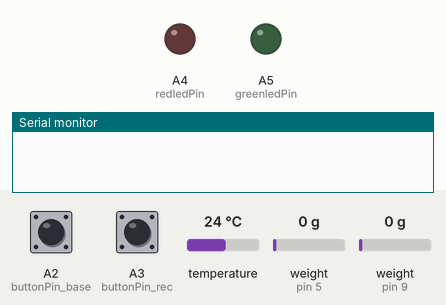
Bench run of a sketch on a simulated Arduino Uno, built with avr-gcc and run on an emulated ATmega328P. Parts: output pins drawn as LEDs (lit = HIGH), the last lines printed to the serial monitor. Dashed ring = blinking. The test bench sets the inputs (shaded band); at power-on: A2 (buttonPin_base) LOW, A3 (buttonPin_rec) LOW, weight on the scale (sensors on pin 5, pin 9) 0 g, temperature 24 °C. The local clock reads 2024-03-15 10:24:30 at power-on unless the sketch sets it; storage starts empty.

Above: at 0.1 s.
At 4.3 s:
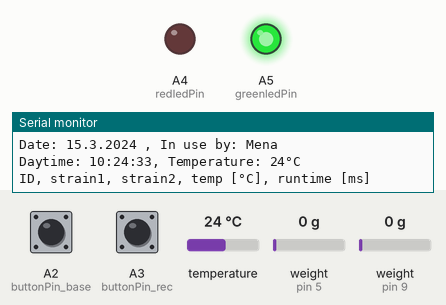
4.4 s: A2 (buttonPin_base) pulled HIGH for 0.25 s
At 7.5 s:
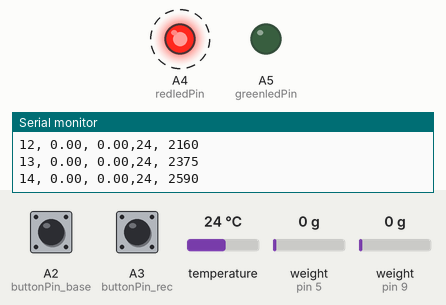
7.6 s: A3 (buttonPin_rec) pulled HIGH for 0.25 s
9.3 s: weight on the scale (sensor on pin 5) set to 100 g
12.3 s: weight on the scale (sensor on pin 9) set to 100 g
15.3 s: A3 (buttonPin_rec) pulled HIGH for 1 s
19.3 s: A3 (buttonPin_rec) pulled HIGH for 3.2 s
Timing chart, 0 to 25.0 s (numbered marks = the images above; inputs shaded):
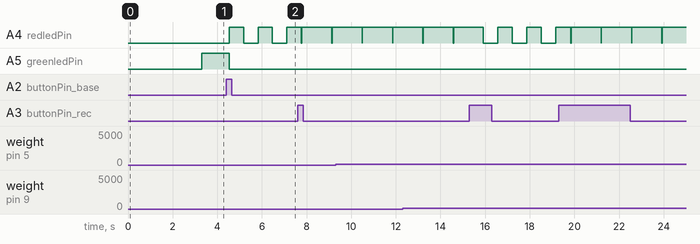

Measured:
- after the input at 4.4 s, A4 (redledPin): alternates HIGH for 0.64 s and LOW for 0.64 s, starting after 0.14 s; A5 (greenledPin): HIGH → LOW after 0.14 s

The sketch:

180220_proto1_pcmode.ino
```cpp
// (licence header left out)
//----------INCLUDING LIBRARIES---------------------------------------------------------------
#include <SPI.h> //lib for serial peripheral interface
#include <SD.h> //lib for sd card
#include <Q2HX711.h> //lib for HX711
#include <Wire.h> //needed for RTC
#include "RTClib.h" //lib for RTC
//#include <dht11.h> //lib for temperature & humidity

//----------DEFINING PINS, VARIABLES & FUNCTIONS-----------------------------------------------
const int chipSelect = 4; //port for sd card

//Variables for hx711 -> 1 LOADCELL AND 1 STRAIN GAUGE IN USE
const int DOUT1 = 5; //strain gauge 1 4A
const int CLK1 = 6; //strain gauge 1 4A

const int DOUT2 = 9; //strain gauge 2 4B
const int CLK2 = 10; //strain gauge 2 4B

//const int DOUT3 = 11; //strain gauge 3 data LOAD CELL
//const int CLK3 = 12; //strain gauge 3 clock LOAD CELL

//const int DOUT4 = A0; //strain gauge 4 data
//const int CLK4 = 13; //strain gauge 4 clock -> to define Pin as input

//Variables for LEDS and Button
const int redledPin = A4; //red led pin (data acquisition on going)
const int greenledPin = A5;//green led pin (no data acquisition,system ready)
const int buttonPin_rec = A3; //button pin for recording
const int buttonPin_base = A2; //button pin for baseline

int buttonPushCounter_rec = 0; // counter for the number of recording button presses
int buttonState_rec = 0; //current recording button state
int lastButtonState_rec = 0; // previous state of the recording button
int buttonPushCounter_base = 0; // counter for the number of baseline button presses
int buttonState_base = 0; //current baseline button state
int lastButtonState_base = 0; // previous state of the baseline button

// Variables for red led blinking
int redledState = LOW;             // ledState used to set the LED
unsigned long previousblinkMillis = 0;        // will store last time LED was updated
const long interval = 500;

long id = 1; //store the id # of our reading

//unsigned long offsettime; //offset from start rectime
unsigned long t0;
unsigned long t;
unsigned long currentmillis;
String filename; // create filename variable for baseline

//#define DHT11_PIN 13 //data pin temperature&humidity

//Functions for hx711
Q2HX711 strain1(DOUT1,CLK1); //strain gauge 1
Q2HX711 strain2(DOUT2,CLK2); //strain gauge 2
//Q2HX711 strain3(DOUT3,CLK3); //strain gauge 3
//Q2HX711 strain4(DOUT4,CLK4); //strain gauge 4

//Function for RTC with date, time & temperature
RTC_DS3231 rtc;

//Function for DHT11 (temp&hum)
//dht11 DHT;


//----------SETUP LOOP------------------------------------------------------------------------------
void setup() {

  //Serial not needed in battery modus
    Serial.begin(9600); // start serial
    delay(3000); // wait for console opening

  //Temperature sensor not in use at the moment
    //int chk = DHT.read(DHT11_PIN);
    //int temp = DHT.temperature;
    //int humidity = DHT.humidity;

  //Serial not needed in battery modus
    while (!Serial) {
        ; // wait for serial port connection
    }
    Serial.print("Initializing SD card..."); //initializing sd card

  if (!SD.begin(chipSelect)) {
    Serial.println("Card failed"); // sd card not found
       while (1);
   }
  Serial.println("card initialized."); //sd card ok

  if (! rtc.begin()) { //check if RTC available
      Serial.println("Couldn't find RTC"); //errore message if not found
     while (1);
   }

  if (rtc.lostPower()) {
    Serial.println("RTC lost power, lets set the time!"); //error message if no power
    rtc.adjust(DateTime(F(__DATE__), F(__TIME__))); //set time via PC
    // This line sets the RTC with an explicit date & time, for example to set
    // January 21, 2014 at 3am you would call:
    // rtc.adjust(DateTime(2014, 1, 21, 3, 0, 0));

  }

  pinMode(redledPin, OUTPUT); // define redledPin as output for data acquisition
  pinMode(greenledPin,OUTPUT); //define greenledPin as output for system ready
  pinMode(buttonPin_rec, INPUT); // define buttonPin as input
  pinMode(buttonPin_base, INPUT); // define buttonPin base as input
  //pinMode(DOUT4, INPUT); // define CLK4 as input


  //RTC Function & variables
  DateTime now = rtc.now(); //date & time

  int year_2digit = (now.year()-2000); //get year as 2 digit
  int temp = rtc.getTemperature(); //get temperature from RTC

//Construct filename (maxiumum digit # of filename = 12)
  filename = String(year_2digit) + String(now.month()) + String(now.day()) + String(now.minute()) + String(".txt");
  //filename_rec =  String("r") + String(year_2digit) + String(now.month()) + String(now.day()) + String(now.minute()) + String(".txt");

  File dataFile = SD.open(filename,FILE_WRITE); //open file

   String actual_date = String(now.day()) + "." + String(now.month()) + "." + String(now.year()); //actual date
   String actual_time = String(now.hour()) + ":" + String(now.minute()) + ":" + String(now.second()); //actual time
   String userinfo = "Date: " + actual_date + " , In use by: Mena"; //user info
   String infoline_start = "Daytime: " + actual_time + ", Temperature: " + String(temp) + "°C";// file infoline
   String header = "ID, strain1, strain2, temp [°C], runtime [ms]"; // file header

  if (dataFile){ //if file is available write sensor data
    //dataFile.println(",,"); //blank line in case there where previous data
    File dataFile = SD.open(filename, FILE_WRITE); //open baseline file
    dataFile.println(userinfo); //print user info in datafile
    dataFile.println(infoline_start); //printing general info in datafile
    dataFile.println(header); //writing header in datafile
    dataFile.close();
    Serial.println(userinfo); //print user info on Serial
    Serial.println(infoline_start); //print infoline on Serial
    Serial.println(header); // print also sensor data to Serial
  }

  else {
    Serial.println("error creating datafile"); // error message if file not open
  }

}

//-----------------------------------------blinkblink------------------------------------------------------------
//Function red led blinking
void blinkblink() {
  unsigned long currentblinkMillis = millis();

  if (currentblinkMillis - previousblinkMillis >= interval) {
    // save the last time you blinked the LED
    previousblinkMillis = currentblinkMillis;

    // if the LED is off turn it on and vice-versa:
    if (redledState == LOW) {
      redledState = HIGH;
    } else {
      redledState = LOW;
    }

    // set the LED with the ledState of the variable:
    digitalWrite(redledPin, redledState);
  }
}

//-----------------------------------LOOP-------------------------------------------------------------------------
void loop() {

  float strain1out = strain1.read(); // reading HX711 from strain gauge 1
  float strain2out = strain2.read(); // reading HX711 from strain gauge 2
  //float strain3out = strain3.read(); // reading HX711 from strain gauge 3
  //float strain4out = strain4.read(); // reading HX711 from strain gauge 4
  //int chk = DHT.read(DHT11_PIN);
  //int temp = DHT.temperature;
  //int humidity = DHT.humidity;
  DateTime now = rtc.now(); //date & time
  int temp = rtc.getTemperature();
  t0 = millis();

  String actual_time = String(now.hour()) + ":" + String(now.minute()) + ":" + String(now.second()); //actual time
  //String filename_inuse = filename_new;
  String dataoutput = String(id) + ", " + String(strain1out) + ", " + String(strain2out) + "," + String(temp) + ", " + String(t);

  buttonState_rec = digitalRead(buttonPin_rec); //read state of recording button
  buttonState_base = digitalRead(buttonPin_base); //read state of baseline button


  if(buttonState_base != lastButtonState_base){

    if (buttonState_base == HIGH) {//if button pressed
      buttonPushCounter_base++;
      id = 1; //reset index
      currentmillis = t0;
      File dataFile = SD.open(filename,FILE_WRITE); //open dataFile
      dataFile.println("BASELINE Time: " + actual_time);
      dataFile.close();
      Serial.println("BASELINE Time: " + actual_time);
    }
     lastButtonState_base = buttonState_base;
     t = 0;

  }

  if ((buttonPushCounter_base % 2 == 1) && (buttonPushCounter_rec % 2 == 0 || buttonPushCounter_rec % 2 == 1)) {
    digitalWrite(greenledPin, LOW);
    blinkblink(); //function red led blinking
    t = t0 - currentmillis; //reset millis
    File dataFile = SD.open(filename,FILE_WRITE); //open dataFile
    dataFile.println(dataoutput); //print sensor data to datafile
    dataFile.close();
    Serial.println(dataoutput); // print also sensor data to serial
    id++; //Increment ID number for row
    }
    else {
   digitalWrite(redledPin, LOW);
   digitalWrite(greenledPin, HIGH);
  }


  if(buttonState_rec != lastButtonState_rec) {//compare current and last button states
   //if state has changed (button pressed)

    if (buttonState_rec == HIGH) {//if button pressed
      buttonPushCounter_rec++;
      id = 1; //reset index
      currentmillis = t0;
      File dataFile = SD.open(filename,FILE_WRITE); //open dataFile
      dataFile.println("RECORDING Time: " + actual_time);
      dataFile.close();
     Serial.println("RECORDING Time: " + actual_time);
    }
      lastButtonState_rec = buttonState_rec;
     t = 0;

  }

  if ((buttonPushCounter_rec % 2 == 1) && (buttonPushCounter_base % 2 == 0 || buttonPushCounter_base % 2 == 1)) {
    digitalWrite(greenledPin, LOW);
    digitalWrite(redledPin, HIGH);
    t = t0 - currentmillis; //reset millis
    File dataFile = SD.open(filename,FILE_WRITE);
    dataFile.println(dataoutput); //print sensor data to datafile
    dataFile.close();
    Serial.println(dataoutput); // print also sensor data to serial
    id++; //Increment ID number for row
  } else {
    if(buttonPushCounter_base % 2 == 0){
    digitalWrite(redledPin, LOW);
    digitalWrite(greenledPin, HIGH);
    }
}

  //delay(1000);
}
```
